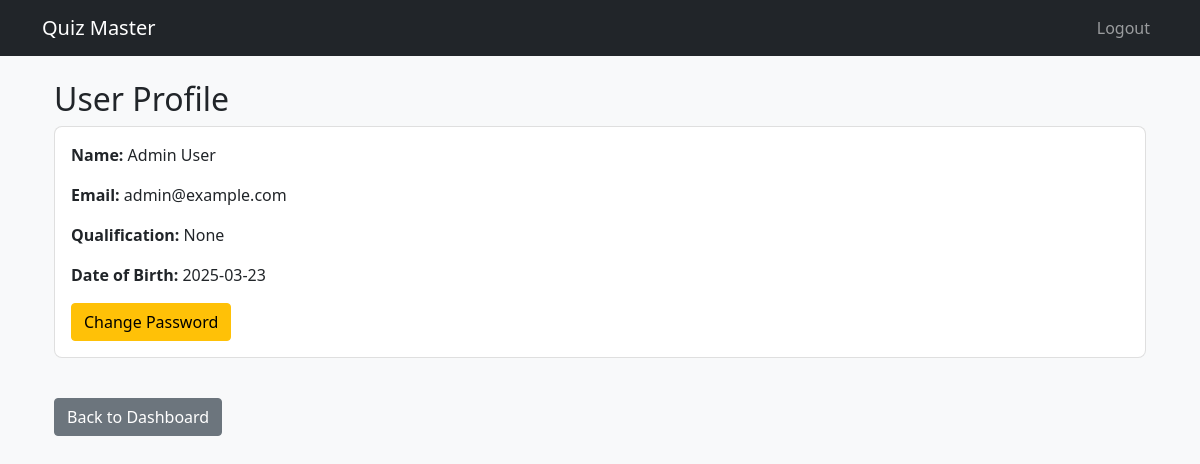
/user/profile/1 (signed in), run on an earlier commit of the app's database.
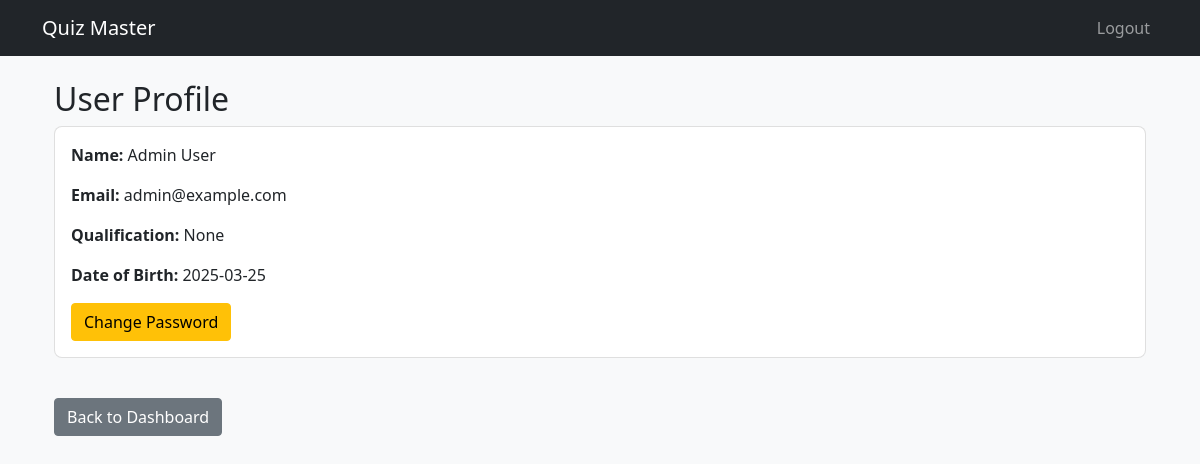
And on a later commit of the database.
### app.py (models this page shows)
class Users(db.Model):
    __tablename__ = 'users'
    user_id = db.Column(db.Integer, primary_key=True)
    email = db.Column(db.String(120), unique=True, nullable=False)
    password = db.Column(db.String(255), nullable=False)
    fullname = db.Column(db.String(100), nullable=False)
    qualification = db.Column(db.String(100))
    dob = db.Column(db.Date, nullable=False)
    is_admin = db.Column(db.Boolean, default=False)
    scores = db.relationship('Scores', backref='user', lazy=True)

### app.py (the view)
@app.route('/user/profile/<int:user_id>')
@login_required
def user_profile(user_id):
    profile_user = Users.query.get_or_404(user_id)
    current_user = Users.query.get(session['user_id'])  # Fetch logged-in user
    return render_template(
        'user_profile.html',
        profile_user=profile_user,
        current_user=current_user
    )

### app.py (called while the page is built)
def login_required(f):
    @wraps(f)
    def decorated(*args, **kwargs):
        if 'user_id' not in session:
            return redirect(url_for('login'))
        return f(*args, **kwargs)
    return decorated

### templates/user_profile.html
{% extends "base.html" %}
{% block content %}
<div class="container mt-4">
    <h2>User Profile</h2>
    <div class="card">
        <div class="card-body">
            <p><strong>Name:</strong> {{ profile_user.fullname }}</p>
            <p><strong>Email:</strong> {{ profile_user.email }}</p>
            <p><strong>Qualification:</strong> {{ profile_user.qualification }}</p>
            <p><strong>Date of Birth:</strong> {{ profile_user.dob.strftime('%Y-%m-%d') }}</p>
            {% if not current_user.is_admin %}
                <a href="{{ url_for('change_password') }}" class="btn btn-warning">Change Password</a>
            {% endif %}
        </div>
    </div>
    {% if current_user.is_admin %}
        <a href="{{ url_for('edit_user', user_id=profile_user.user_id) }}" class="btn btn-warning mt-3">Edit User</a>
        <form method="POST" action="{{ url_for('delete_user', user_id=profile_user.user_id) }}" style="display:inline;">
            <button type="submit" class="btn btn-danger mt-3">Delete User</button>
        </form>
        <a href="{{ url_for('admin_dashboard') }}" class="btn btn-secondary mt-3">Back to Admin Dashboard</a>
    {% else %}
        <a href="{{ url_for('user_dashboard') }}" class="btn btn-secondary mt-3">Back to Dashboard</a>
    {% endif %}
</div>
{% endblock %}

### templates/base.html (shortened to what this page needs)
<!DOCTYPE html>
<html lang="en">
<head>
    <link href="https://cdn.jsdelivr.net/npm/bootstrap@5.1.3/dist/css/bootstrap.min.css" rel="stylesheet">
    <link rel="stylesheet" href="{{ url_for('static', filename='styles.css') }}">
</head>
<body class="bg-light">
<nav class="navbar navbar-expand-lg navbar-dark bg-dark">
    <div class="container">
        <a class="navbar-brand" href="/">Quiz Master</a>
        <div class="navbar-nav ms-auto">
            {% if session.get('user_id') %}
                <a class="nav-link" href="{{ url_for('logout') }}">Logout</a>
            {% else %}
                <a class="nav-link" href="{{ url_for('login') }}">Login</a>
                <a class="nav-link" href="{{ url_for('register') }}">Register</a>
            {% endif %}
        </div>
    </div>
</nav>
    <div class="container mt-4">
        {% block content %}{% endblock %}
    </div>
</body>
</html>

### static/styles.css (style rules this page uses)
.card { margin-bottom: 1.5rem; border-radius: 0.5rem; }

What changed in the data, as far as the page shows it:
changed Users "Admin User": dob "2025-03-23" → "2025-03-25"
